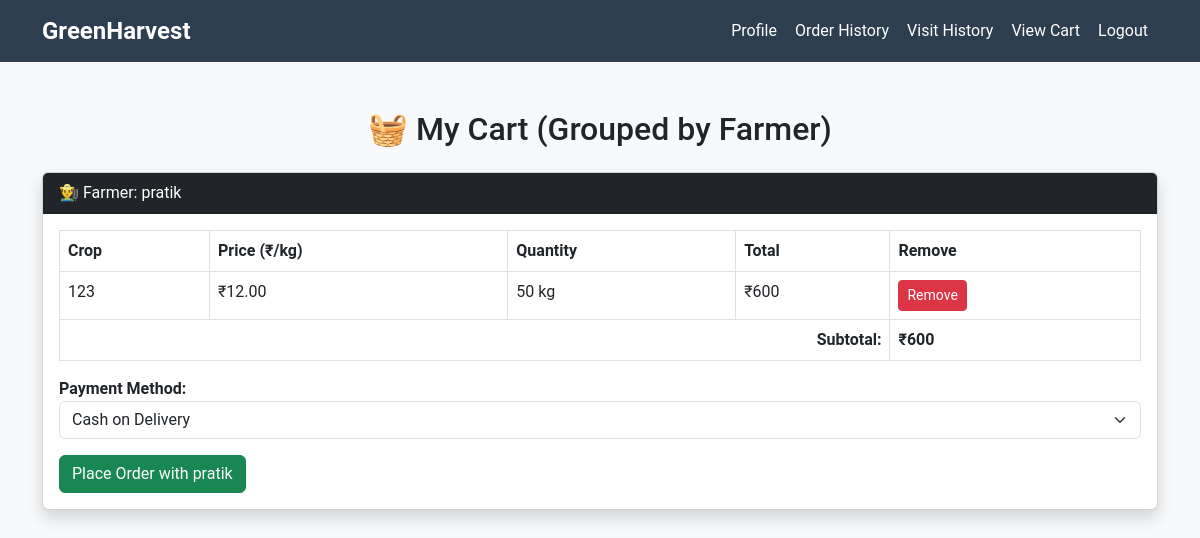
/view_cart.php (signed in), run on the app's committed database.
### tables this page shows
CREATE TABLE `carts` (
  `id` int(11) NOT NULL,
  `customer_id` int(11) DEFAULT NULL,
  `crop_id` int(11) DEFAULT NULL,
  `quantity` int(11) DEFAULT NULL,
  `created_at` timestamp NOT NULL DEFAULT current_timestamp()
);

CREATE TABLE `crops` (
  `id` int(11) NOT NULL,
  `farmer_id` int(11) DEFAULT NULL,
  `name` varchar(100) DEFAULT NULL,
  `description` text DEFAULT NULL,
  `image` varchar(255) DEFAULT NULL,
  `season` varchar(50) DEFAULT NULL,
  `price_per_kg` decimal(10,2) DEFAULT NULL,
  `video` varchar(255) DEFAULT NULL,
  `insurance_status` enum('insured','not_insured') DEFAULT NULL,
  `certificate_available` tinyint(1) DEFAULT 0
);

### view_cart.php (the view, shortened to what this page needs)
<?php
include('config.php');
$customer_id = $_SESSION['customer_id'] ?? 1;
$stmt = $conn->prepare("
    SELECT c.id AS cart_id, crops.name AS crop_name, crops.price_per_kg, crops.image, c.quantity,
           crops.farmer_id, f.name AS farmer_name
    FROM carts c
    JOIN crops ON c.crop_id = crops.id
    JOIN farmers f ON crops.farmer_id = f.id
    WHERE c.customer_id = ?
    ORDER BY f.name
");
$stmt->execute([$customer_id]);
$items = $stmt->fetchAll(PDO::FETCH_ASSOC);
$grouped = [];
foreach ($items as $item) {
    $grouped[$item['farmer_id']]['farmer_name'] = $item['farmer_name'];
    $grouped[$item['farmer_id']]['items'][] = $item;
}
?>
<!DOCTYPE html>
<html>
<head>
    <link href="https://cdn.jsdelivr.net/npm/bootstrap@5.3.0/dist/css/bootstrap.min.css" rel="stylesheet">
</head>
<body>
<?php include 'navbar.php'; ?>
<div class="container mt-5">
    <h2 class="text-center mb-4">🧺 My Cart (Grouped by Farmer)</h2>
    <?php if ($grouped): ?>
        <?php foreach ($grouped as $farmer_id => $group): ?>
            <div class="card mb-4 shadow">
                <div class="card-header bg-dark text-white">
                    👨‍🌾 Farmer: <?= htmlspecialchars($group['farmer_name']) ?>
                </div>
                <div class="card-body">
                    <form method="post" action="place_order.php">
                        <table class="table table-bordered">
                            <thead>
                                <tr>
                                    <th>Crop</th>
                                    <th>Price (₹/kg)</th>
                                    <th>Quantity</th>
                                    <th>Total</th>
                                    <th>Remove</th>
                                </tr>
                            </thead>
                            <tbody>
                                <?php
                                $sub_total = 0;
                                foreach ($group['items'] as $item):
                                    $total = $item['price_per_kg'] * $item['quantity'];
                                    $sub_total += $total;
                                ?>
                                <tr>
                                    <td><?= htmlspecialchars($item['crop_name']) ?></td>
                                    <td>₹<?= $item['price_per_kg'] ?></td>
                                    <td><?= $item['quantity'] ?> kg</td>
                                    <td>₹<?= $total ?></td>
                                    <td>
                                        <form method="post" action="remove_cart.php" onsubmit="return confirm('Remove item?')">
                                            <button class="btn btn-sm btn-danger">Remove</button>
                                        </form>
                                    </td>
                                </tr>
                                <?php endforeach ?>
                                <tr>
                                    <td colspan="4" class="text-end"><strong>Subtotal:</strong></td>
                                    <td colspan="2"><strong>₹<?= $sub_total ?></strong></td>
                                </tr>
                            </tbody>
                        </table>
                    <div class="mt-3">
    <label><strong>Payment Method:</strong></label>
    <select name="payment_method" class="form-select mb-3" required>
        <option value="cod">Cash on Delivery</option>
    </select>
    <button class="btn btn-success">Place Order with <?= htmlspecialchars($group['farmer_name']) ?></button>
</div>
                    </form>
                </div>
            </div>
        <?php endforeach ?>
    <?php else: ?>
        <p class="text-center mt-5">🛒 Your cart is empty!</p>
    <?php endif ?>
</div>
</body>
</html>

### navbar.php (style rules this page uses)
body { background-color: #f8f9fa; font-family: 'Roboto', sans-serif; }

### data on the page
carts: crop.name "123", crop.price_per_kg "12.00", quantity "50", total "600"

### other printed values
$group['farmer_name'] "pratik"
$sub_total "600"
